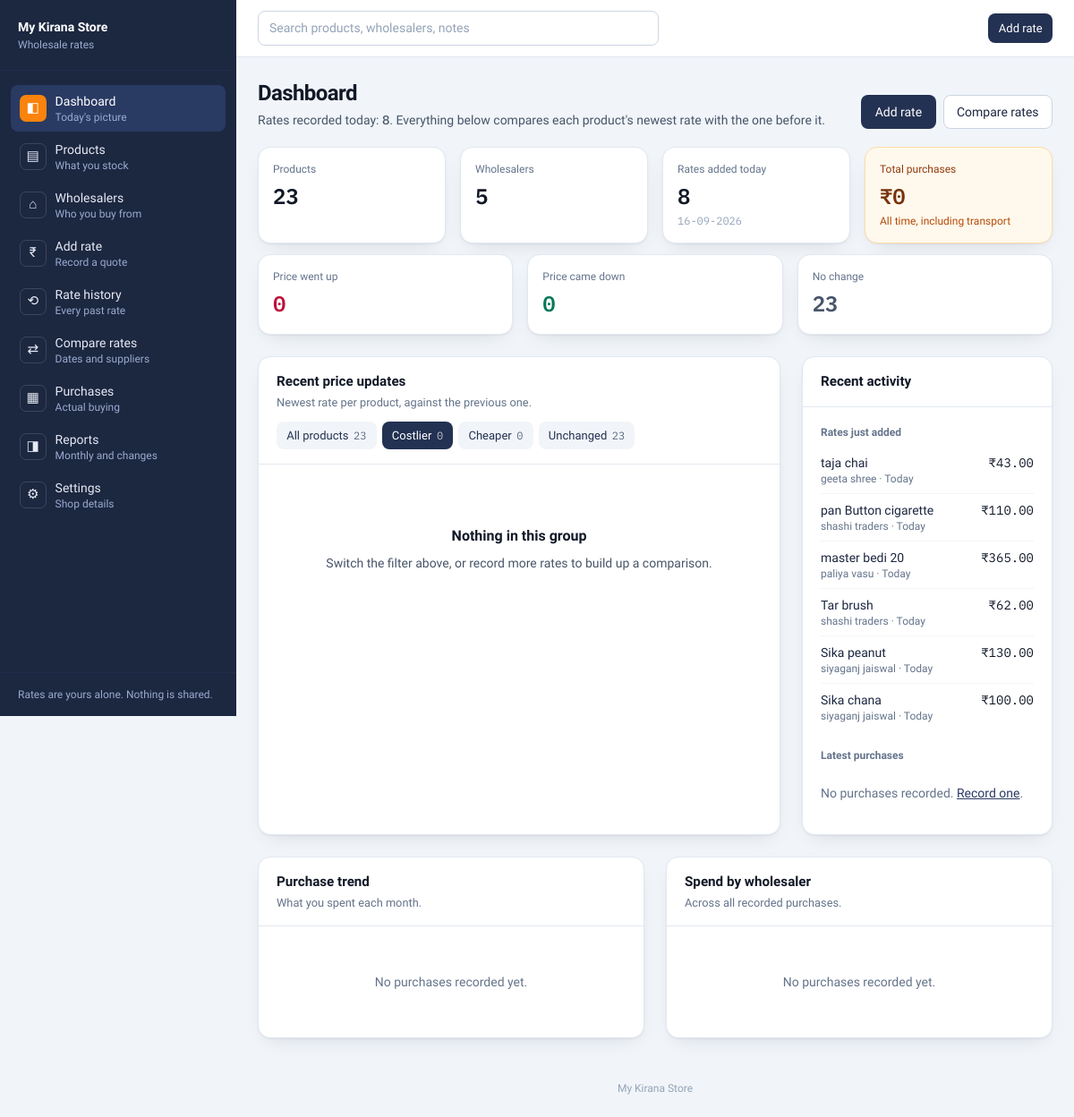
The app's page /?movement=up with its own data.
### manager/models.py (models this page shows, shortened)
class ShopSettings(models.Model):
    class DateFormat(models.TextChoices):
        DAY_FIRST_DASH = "dd-MM-yyyy", "31-12-2026"
        ISO = "yyyy-MM-dd", "2026-12-31"
        DAY_FIRST_SLASH = "dd/MM/yyyy", "31/12/2026"
    singleton_id = models.PositiveSmallIntegerField(primary_key=True, default=1, editable=False)
    business_name = models.CharField(max_length=120, default="My Kirana Store")
    shop_address = models.TextField(blank=True)
    mobile = models.CharField(max_length=20, blank=True)
    currency = models.CharField(max_length=8, default="INR")
    currency_symbol = models.CharField(max_length=4, default="₹")
    default_unit = models.CharField(max_length=16, default="kg")
    date_format = models.CharField(
        max_length=12, choices=DateFormat.choices, default=DateFormat.DAY_FIRST_DASH
    )
    updated_at = models.DateTimeField(auto_now=True)
    class Meta:
        verbose_name = "shop settings"
        verbose_name_plural = "shop settings"
        constraints = [
            models.CheckConstraint(
                condition=Q(singleton_id=1), name="shop_settings_single_row"
            )
        ]
    @classmethod
    def load(cls) -> "ShopSettings":
        obj, _ = cls.objects.get_or_create(singleton_id=1)
        return obj

class TimestampedModel(models.Model):
    created_at = models.DateTimeField(default=timezone.now, editable=False)
    updated_at = models.DateTimeField(auto_now=True)
    class Meta:
        abstract = True

class Rate(TimestampedModel):
    product = models.ForeignKey(Product, on_delete=models.CASCADE, related_name="rates")
    wholesaler = models.ForeignKey(
        Wholesaler, on_delete=models.CASCADE, related_name="rates"
    )
    date = models.DateField()
    purchase_rate = models.DecimalField(**MONEY, validators=NON_NEGATIVE)
    unit = models.CharField(max_length=16)
    quantity = models.DecimalField(**MONEY, validators=NON_NEGATIVE)
    transport_cost = models.DecimalField(**MONEY, default=Decimal("0"), validators=NON_NEGATIVE)
    other_cost = models.DecimalField(**MONEY, default=Decimal("0"), validators=NON_NEGATIVE)
    effective_rate = models.DecimalField(
        **MONEY,
        editable=False,
        help_text="purchase_rate + (transport_cost + other_cost) / quantity",
    )
    notes = models.TextField(blank=True)
    objects = RateQuerySet.as_manager()
    class Meta:
        ordering = ["-date", "-created_at", "-id"]
        indexes = [
            models.Index(fields=["product", "-date"], name="rates_product_date_idx"),
            models.Index(fields=["wholesaler", "-date"], name="rates_whl_date_idx"),
            models.Index(fields=["date"], name="rates_date_idx"),
        ]

class Product(TimestampedModel):
    name = models.CharField(max_length=120, unique=True)
    category = models.CharField(max_length=80, help_text="Type any category you use.")
    brand = models.CharField(max_length=80, blank=True)
    unit = models.CharField(
        max_length=16,
        help_text="Every rate for this product is recorded per this unit.",
    )
    pack_size = models.CharField(max_length=60, blank=True)
    minimum_stock = models.DecimalField(
        **MONEY, null=True, blank=True, validators=NON_NEGATIVE
    )
    notes = models.TextField(blank=True)
    class Meta:
        ordering = ["name"]
        indexes = [models.Index(fields=["category"])]

class Wholesaler(TimestampedModel):
    company_name = models.CharField(max_length=120)
    name = models.CharField(max_length=120, blank=True, help_text="Contact person.")
    mobile = models.CharField(max_length=20, blank=True)
    address = models.TextField(blank=True)
    notes = models.TextField(blank=True)
    class Meta:
        ordering = ["company_name"]

### manager/views.py (the view)
# urls.py: path("", views.dashboard, name="dashboard"),
@guard
@require_GET
def dashboard(request):
    changes = analytics.latest_changes()
    stats = analytics.dashboard_stats(changes)
    changes.sort(key=lambda c: (c.rate.date, c.abs_difference), reverse=True)
    movement = request.GET.get("movement", "")
    if movement in {"up", "down", "same"}:
        visible = [c for c in changes if c.trend == movement]
    else:
        movement = ""
        visible = changes
    spend = analytics.spend_by_wholesaler()
    context: dict[str, Any] = {
        "page_title": "Dashboard",
        "stats": stats,
        "changes": visible[:8],
        "total_changes": len(changes),
        "movement": movement,
        "filters": [
            {"key": "", "label": "All products", "count": len(changes)},
            {"key": "up", "label": "Costlier", "count": stats.increased},
            {"key": "down", "label": "Cheaper", "count": stats.decreased},
            {"key": "same", "label": "Unchanged", "count": stats.unchanged},
        ],
        "recent_rates": analytics.recent_changes(6),
        "recent_purchases": Purchase.objects.select_related("product", "wholesaler")[:5],
        "latest_increase": next((c for c in changes if c.trend == "up"), None),
        "latest_decrease": next((c for c in changes if c.trend == "down"), None),
        "bars": charts.trend_bars(analytics.purchase_trend(limit=6)),
        "spend": charts.share_rows(
            [
                (
                    row.wholesaler.company_name if row.wholesaler else "Removed wholesaler",
                    row.amount,
                    f"{row.purchases} purchase{'s' if row.purchases != 1 else ''}",
                )
                for row in spend[:4]
            ]
        ),
        "has_products": Product.objects.exists(),
        "has_rates": Rate.objects.exists(),
        "today": analytics.today(),
    }
    return render(request, "manager/dashboard.html", context)

### manager/templates/manager/dashboard.html (shortened to what this page needs)
{% extends "manager/base.html" %}
{% load kirana %}
{% block content %}
{% if not has_products %}
  <h1 class="mb-5 text-xl font-semibold tracking-tight text-ink-950 sm:text-2xl">Dashboard</h1>
  <div class="card">
    {% include "manager/partials/_empty_state.html" with title="Start with a product" message="Add the items you buy from wholesalers, then record their rates. Everything else on this page fills itself in." action_url="/products/new/" action_label="Add your first product" %}
  </div>
{% else %}
  <div class="mb-5 flex flex-wrap items-end justify-between gap-3">
    <div class="min-w-0">
      <h1 class="text-xl font-semibold tracking-tight text-ink-950 sm:text-2xl">Dashboard</h1>
      <p class="mt-1 max-w-2xl text-sm text-slate-600">
        Rates recorded today: <span class="num font-medium">{{ stats.todays_rates }}</span>.
        Everything below compares each product's newest rate with the one before it.
      </p>
    </div>
    <div class="no-print flex flex-wrap gap-2">
      <a href="{% url 'add_rate' %}" class="btn btn-primary">Add rate</a>
      <a href="{% url 'compare' %}" class="btn btn-secondary">Compare rates</a>
    </div>
  </div>
  <div class="grid grid-cols-2 gap-3 sm:gap-4 lg:grid-cols-4">
    <a href="{% url 'products' %}" class="card block p-4 transition-colors hover:bg-slate-50">
      <p class="text-xs font-medium text-slate-500">Products</p>
      <p class="stat-value mt-1 text-ink-950">{{ stats.total_products }}</p>
    </a>
    <a href="{% url 'wholesalers' %}" class="card block p-4 transition-colors hover:bg-slate-50">
      <p class="text-xs font-medium text-slate-500">Wholesalers</p>
      <p class="stat-value mt-1 text-ink-950">{{ stats.total_wholesalers }}</p>
    </a>
    <a href="{% url 'rate_history' %}" class="card block p-4 transition-colors hover:bg-slate-50">
      <p class="text-xs font-medium text-slate-500">Rates added today</p>
      <p class="stat-value mt-1 text-ink-950">{{ stats.todays_rates }}</p>
      <p class="num mt-0.5 text-xs text-slate-400">{% shop_date today %}</p>
    </a>
    <a href="{% url 'purchases' %}" class="card block border-haldi-200 bg-haldi-50 p-4 transition-colors hover:bg-haldi-100">
      <p class="text-xs font-medium text-haldi-800">Total purchases</p>
      <p class="stat-value mt-1 text-haldi-900">{% money stats.total_purchase_amount 0 %}</p>
      <p class="mt-0.5 text-xs text-haldi-700">All time, including transport</p>
    </a>
  </div>
  <div class="mt-3 grid grid-cols-3 gap-3 sm:gap-4">
    <div class="card p-4">
      <p class="text-xs font-medium text-slate-500">Price went up</p>
      <p class="stat-value mt-1 text-rose-700">{{ stats.increased }}</p>
    </div>
    <div class="card p-4">
      <p class="text-xs font-medium text-slate-500">Price came down</p>
      <p class="stat-value mt-1 text-emerald-700">{{ stats.decreased }}</p>
    </div>
    <div class="card p-4">
      <p class="text-xs font-medium text-slate-500">No change</p>
      <p class="stat-value mt-1 text-slate-600">{{ stats.unchanged }}</p>
    </div>
  </div>
  <div class="mt-6 grid gap-6 lg:grid-cols-3">
    <section class="card lg:col-span-2">
      <div class="card-header">
        <div>
          <h2 class="card-title">Recent price updates</h2>
          <p class="card-description">Newest rate per product, against the previous one.</p>
        </div>
        <div class="no-print flex flex-wrap gap-1.5">
          {% for item in filters %}
            <a href="{% if item.key %}?movement={{ item.key }}{% else %}{% url 'dashboard' %}{% endif %}"
               class="chip{% if movement == item.key %} chip-active{% endif %}">
              {{ item.label }}
              <span class="num text-xs opacity-70">{{ item.count }}</span>
            </a>
          {% endfor %}
        </div>
      </div>
      <div class="card-body">
        {% if changes %}
          <div class="grid gap-3 sm:grid-cols-2">
            {% for change in changes %}
              {% include "manager/partials/_rate_change_card.html" with change=change %}
            {% endfor %}
          </div>
          {% if total_changes > 8 and not movement %}
            <p class="mt-4 text-center text-xs text-slate-500">
              Showing 8 of {{ total_changes }}.
              <a href="{% url 'rate_history' %}" class="font-medium text-ink-700 underline">See all rate history</a>
            </p>
          {% endif %}
        {% elif not has_rates %}
          {% include "manager/partials/_empty_state.html" with title="No rates recorded yet" message="Add a wholesale rate to start building price history." action_url="/add-rate/" action_label="Add a rate" %}
        {% else %}
          {% include "manager/partials/_empty_state.html" with title="Nothing in this group" message="Switch the filter above, or record more rates to build up a comparison." %}
        {% endif %}
      </div>
    </section>
    <section class="card">
      <div class="card-header">
        <h2 class="card-title">Recent activity</h2>
      </div>
      <div class="card-body space-y-5">
        <div>
          <h3 class="mb-2 text-xs font-semibold text-slate-500">Rates just added</h3>
          {% if recent_rates %}
            <ul class="divide-y divide-slate-100">
              {% for change in recent_rates %}
                <li class="flex items-baseline justify-between gap-2 py-2">
                  <span class="min-w-0">
                    <span class="block truncate text-sm text-ink-900">{{ change.product.name }}</span>
                    <span class="block truncate text-xs text-slate-500">
                      {{ change.wholesaler.company_name }} · {{ change.rate.date|relative_date }}
                    </span>
                  </span>
                  <span class="num shrink-0 text-right text-sm">
                    {% money change.rate.purchase_rate %}
                  </span>
                </li>
              {% endfor %}
            </ul>
          {% else %}
            <p class="py-4 text-sm text-slate-500">No rates recorded yet.</p>
          {% endif %}
        </div>
        <div>
          <h3 class="mb-2 text-xs font-semibold text-slate-500">Latest purchases</h3>
          {% if recent_purchases %}
            <ul class="divide-y divide-slate-100">
              {% for purchase in recent_purchases %}
                <li class="flex items-baseline justify-between gap-2 py-2">
                  <span class="min-w-0">
                    <span class="block truncate text-sm text-ink-900">{{ purchase.product.name }}</span>
                    <span class="block truncate text-xs text-slate-500">
                      {{ purchase.quantity|quantity:purchase.product.unit }} · {{ purchase.date|relative_date }}
                    </span>
                  </span>
                  <span class="num shrink-0 text-sm font-medium">{% money purchase.final_amount 0 %}</span>
                </li>
              {% endfor %}
            </ul>
          {% else %}
            <p class="py-4 text-sm text-slate-500">
              No purchases recorded.
              <a href="{% url 'purchase_create' %}" class="font-medium text-ink-700 underline">Record one</a>.
            </p>
          {% endif %}
        </div>
      </div>
    </section>
  </div>
  <div class="mt-6 grid gap-6 lg:grid-cols-2">
    <section class="card">
      <div class="card-header">
        <div>
          <h2 class="card-title">Purchase trend</h2>
          <p class="card-description">What you spent each month.</p>
        </div>
      </div>
      <div class="card-body">
        {% include "manager/partials/_trend_bars.html" with bars=bars %}
      </div>
    </section>
    <section class="card">
      <div class="card-header">
        <div>
          <h2 class="card-title">Spend by wholesaler</h2>
          <p class="card-description">Across all recorded purchases.</p>
        </div>
      </div>
      <div class="card-body">
        {% include "manager/partials/_share_rows.html" with rows=spend %}
      </div>
    </section>
  </div>
{% endif %}
{% endblock %}

### manager/templates/manager/base.html (shortened to what this page needs)
{% load static kirana %}<!DOCTYPE html>
<html lang="en">
<head>
  <script src="https://cdn.tailwindcss.com"></script>
  <link rel="stylesheet" href="{% static 'manager/app.css' %}">
</head>
<body class="min-h-screen bg-slate-100 font-sans text-ink-950 antialiased">
<div class="flex min-h-screen">
  <aside id="sidebar" class="no-print sidebar" data-open="false">
    <div class="flex h-full flex-col">
      <div class="border-b border-ink-800/60 px-5 py-5">
        <p class="text-sm font-semibold text-white">{{ settings_obj.business_name }}</p>
        <p class="mt-0.5 text-xs text-ink-300">
          {% if settings_obj.mobile %}{{ settings_obj.mobile }}{% else %}Wholesale rates{% endif %}
        </p>
      </div>
      <nav class="flex-1 overflow-y-auto px-3 py-4" aria-label="Main">
        <ul class="space-y-0.5">
          {% for item in nav_items %}
            {% url item.url as item_url %}
            <li>
              <a href="{{ item_url }}"
                 class="nav-link{% if request.path == item_url %} nav-link-active{% endif %}"
                 {% if request.path == item_url %}aria-current="page"{% endif %}>
                <span class="nav-glyph" aria-hidden="true">{{ item.glyph }}</span>
                <span class="min-w-0">
                  <span class="block truncate text-sm font-medium">{{ item.label }}</span>
                  <span class="block truncate text-xs text-ink-300">{{ item.description }}</span>
                </span>
              </a>
            </li>
          {% endfor %}
        </ul>
      </nav>
      <div class="border-t border-ink-800/60 px-5 py-4 text-xs text-ink-300">
        <p>Rates are yours alone. Nothing is shared.</p>
      </div>
    </div>
  </aside>
  <div class="flex min-w-0 flex-1 flex-col">
    <header class="no-print sticky top-0 z-20 border-b border-slate-200 bg-white/95 backdrop-blur">
      <div class="flex items-center gap-3 px-4 py-3 sm:px-6">
        <form action="{% url 'search' %}" method="get" class="min-w-0 flex-1" role="search">
          <input type="search" id="global-search" name="q" value="{{ query|default:'' }}"
                 placeholder="Search products, wholesalers, notes"
                 class="field-control max-w-md" autocomplete="off">
        </form>
        <a href="{% url 'add_rate' %}" class="btn btn-primary btn-sm shrink-0">
          Add rate
        </a>
      </div>
    </header>
    <main id="main" class="flex-1 px-4 py-5 sm:px-6 sm:py-6">
      <div class="mx-auto max-w-6xl">
        {% block content %}{% endblock %}
      </div>
    </main>
    <footer class="no-print px-4 py-6 text-center text-xs text-slate-400 sm:px-6">
      {{ settings_obj.business_name }}
    </footer>
  </div>
</div>
</body>
</html>

### records on screen
ShopSettings: business_name "My Kirana Store", date_format "16-09-2026", currency_symbol "₹0"
Rate: product.name "taja chai", wholesaler.company_name "geeta shree", rate|relative_date "Today", purchase_rate.currency_symbol "₹43.00"
Rate: product.name "pan Button cigarette", wholesaler.company_name "shashi traders", rate|relative_date "Today", purchase_rate.currency_symbol "₹110.00"
Rate: product.name "master bedi 20", wholesaler.company_name "paliya vasu", rate|relative_date "Today", purchase_rate.currency_symbol "₹365.00"
Rate: product.name "Tar brush", wholesaler.company_name "shashi traders", rate|relative_date "Today", purchase_rate.currency_symbol "₹62.00"
Rate: product.name "Sika peanut", wholesaler.company_name "siyaganj jaiswal", rate|relative_date "Today", purchase_rate.currency_symbol "₹130.00"
Rate: product.name "Sika chana", wholesaler.company_name "siyaganj jaiswal", rate|relative_date "Today", purchase_rate.currency_symbol "₹100.00"

### other values on screen
{{ item.glyph }} "◧" "▤" "⌂" "₹" "⟲" "⇄" "▦" "◨" "⚙"
{{ item.label }} "Dashboard" "Products" "Wholesalers" "Add rate" "Rate history" "Compare rates" "Purchases" "Reports" "Settings"
{{ item.description }} "Today's picture" "What you stock" "Who you buy from" "Record a quote" "Every past rate" "Dates and suppliers" "Actual buying" "Monthly and changes" "Shop details"
{{ stats.todays_rates }} "8"
{{ stats.total_products }} "23"
{{ stats.total_wholesalers }} "5"
{{ stats.increased }} "0"
{{ stats.decreased }} "0"
{{ stats.unchanged }} "23"
{{ item.label }} "All products" "Costlier" "Cheaper" "Unchanged"
{{ item.count }} "23" "0" "0" "23"
{{ title }} "Nothing in this group"
{{ message }} "Switch the filter above, or record more rates to build up a comparison."
